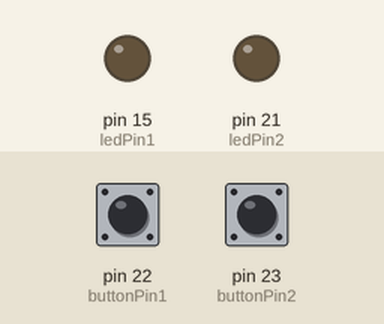
Bench run of a sketch on a simulated Arduino Mega 2560, built with avr-gcc and run on an emulated ATmega2560. Shown: output pins drawn as LEDs (lit = HIGH). Inputs (shaded band) come from the test bench; at power-on: pin 22 (buttonPin1) HIGH, pin 23 (buttonPin2) HIGH.

Above: at 1.2 s.
1.3 s: pin 22 (buttonPin1) pulled LOW for 0.15 s
At 1.8 s:
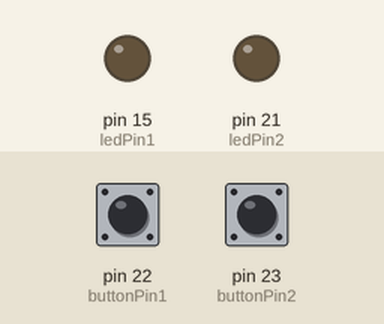
3.0 s: pin 22 (buttonPin1) pulled LOW for 1 s
At 3.7 s:
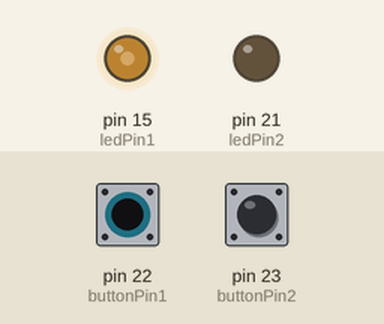
Timing chart, 0 to 6.0 s (numbered marks = the images above; inputs shaded):
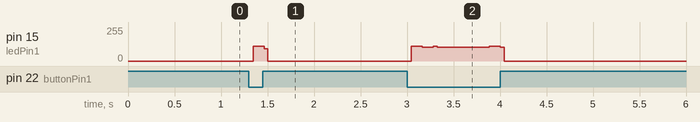

The sketch:

Assignment_1.ino
```cpp
// constants won't change. They're used here to set pin numbers:
const int buttonPin1 = 22;     // the number of the pushbutton pin 1 used to enable or disable the wave form
const int ledPin1 = 15;        // the number of the LED pin 1 for Signal A
const int buttonPin2 = 23;     // the number of the pushbutton pin 2 used to switch modes
const int ledPin2 = 21;        // the number of the LED pin 2 for Signal B

// variables after calculations using my surname and formulars given:
#define a 900    //1st pulse from signal A
#define b 1300   //width of space between pulses
#define c 6      //Number of pulses in a block
#define d 500    //space between pulse blocks
#define a1 950   //2nd pulse from signal A
#define a2 1000  //3rd pulse from signal A
#define a3 1050  //4th pulse from signal A
#define a4 1100  //5th pulse from signal A
#define a5 1150  //6th pulse from signal A
#define B 50    //Time of Signal B being in the HIGH state

int buttonState = 1;         // variable for reading the pushbutton1 status

void setup() {
  //initializing the led pins as outputs
  pinMode(ledPin1, OUTPUT);
  pinMode(ledPin2, OUTPUT);
  //initializing the switches as inputs
  pinMode(buttonPin1, INPUT);
  pinMode(buttonPin2, INPUT);
}

void loop() {
       buttonState = digitalRead(buttonPin1);
       //Operating in Normal State
   if (buttonState == LOW && digitalRead(buttonPin2) == LOW) {
      digitalWrite(ledPin2, HIGH);
      delayMicroseconds(B);
      digitalWrite(ledPin2, LOW);
      digitalWrite(ledPin1, HIGH);
      delayMicroseconds(a);
      digitalWrite(ledPin1,LOW);
      delayMicroseconds(b);
      digitalWrite(ledPin1, HIGH);
      delayMicroseconds(a1);
      digitalWrite(ledPin1, LOW);
      delayMicroseconds(b);
      digitalWrite(ledPin1, HIGH);
      delayMicroseconds(a2);
      digitalWrite(ledPin1, LOW);
      delayMicroseconds(b);
      digitalWrite(ledPin1, HIGH);
      delayMicroseconds(a3);
      digitalWrite(ledPin1, LOW);
      delayMicroseconds(b);
      digitalWrite(ledPin1, HIGH);
      delayMicroseconds(a4);
      digitalWrite(ledPin1, LOW);
      delayMicroseconds(b);
      digitalWrite(ledPin1, HIGH);
      delayMicroseconds(a5);
      digitalWrite(ledPin1, LOW);
      delayMicroseconds(b+d);
    }

    //Operating in MODE State
   else if(buttonState == LOW && digitalRead(buttonPin2) == HIGH) {
      digitalWrite(ledPin2, HIGH);
      delayMicroseconds(B);
      digitalWrite(ledPin2, LOW);
      digitalWrite(ledPin1, HIGH);
      delayMicroseconds(a5);
      digitalWrite(ledPin1,LOW);
      delayMicroseconds(b);
      digitalWrite(ledPin1, HIGH);
      delayMicroseconds(a4);
      digitalWrite(ledPin1, LOW);
      delayMicroseconds(b);
      digitalWrite(ledPin1, HIGH);
      delayMicroseconds(a3);
      digitalWrite(ledPin1, LOW);
      delayMicroseconds(b);
      digitalWrite(ledPin1, HIGH);
      delayMicroseconds(a2);
      digitalWrite(ledPin1, LOW);
      delayMicroseconds(b);
      digitalWrite(ledPin1, HIGH);
      delayMicroseconds(a1);
      digitalWrite(ledPin1, LOW);
      delayMicroseconds(b);
      digitalWrite(ledPin1, HIGH);
      delayMicroseconds(a);
      digitalWrite(ledPin1, LOW);
      delayMicroseconds(b+d);
    }

   //Turning off the circuit/signal flow
   else {
    digitalWrite(ledPin1, LOW);
    digitalWrite(ledPin2, LOW);
    }

      }
```

Measured:
- after the input at 1.3 s, pin 15 (ledPin1): 0/255 → 111/255 at once, → 0/255 0.12 s later
- after the input at 3.0 s, pin 15 (ledPin1): 0/255 → 111/255 at once, → 105/255 0.12 s later, → 111/255 0.72 s later, → 0/255 0.12 s later
